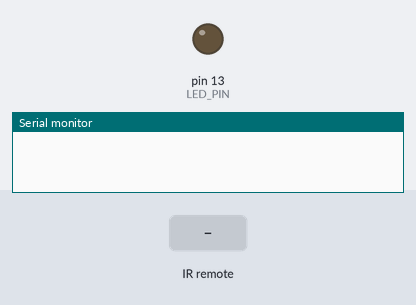
A sketch run on a simulated Arduino Uno, built with avr-gcc and run on an emulated ATmega328P. Parts: output pins drawn as LEDs (lit = HIGH), the last lines printed to the serial monitor. The test bench sets the inputs (shaded band).

Above: at 1.8 s.
1.9 s: infrared code 0x25AE7EE3 received
At 3.0 s:
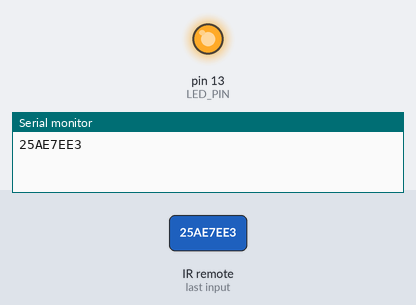
Timing chart, 0 to 4.9 s (numbered marks = the images above; inputs shaded):
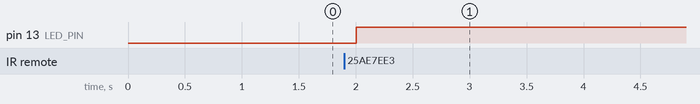

Measured:
- after the input at 1.9 s, pin 13 (LED_PIN): LOW → HIGH after 0.10 s

The sketch:

ir_control_led.ino
```cpp
#include <IRremote.h>
int RECV_PIN = 11;          // Pin for the IR receiver
int LED_PIN = 13;           // Pin for the LED (you can change it to any other pin)
unsigned long targetValue = 0x25AE7EE3; // The specific hex value
IRrecv irrecv(RECV_PIN);    // Create an instance of IRrecv
decode_results results;     // Create an instance of decode_results
void setup() {
  Serial.begin(9600);       // Start the serial communication
  irrecv.enableIRIn();      // Start the receiver
  pinMode(LED_PIN, OUTPUT); // Set the LED pin as output
  digitalWrite(LED_PIN, LOW); // Initially turn off the LED
}
void loop() {
  if (irrecv.decode(&results)) {  // If a signal is received
    Serial.println(results.value, HEX);  // Print the received value in HEX
    if (results.value == targetValue) {  // Check if the value matches 0x25AE7EE3
      digitalWrite(LED_PIN, HIGH);       // Turn on the LED
    } else {
      digitalWrite(LED_PIN, LOW);        // Turn off the LED
    }
    irrecv.resume();  // Receive the next value
  }
  delay(1000);  // Small delay to prevent overwhelming the serial monitor
}


 
```
